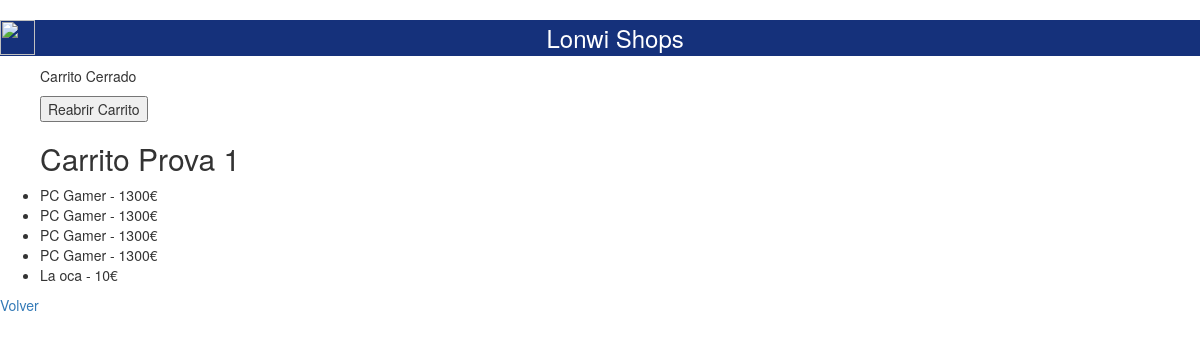
Page /carrito/1 on the committed database.
### store/models.py (models this page shows, shortened)
class Detall(models.Model):
    producte = models.ForeignKey(Product)
    carrito = models.ForeignKey(Carrito)
    quantitat = models.FloatField()

class Carrito(models.Model):
    nom = models.CharField(max_length=200,default=str(date.today()))
    obert = models.BooleanField(default=True)
    user = models.ForeignKey(User, blank=True, null=True)
    data = models.DateField(default=date.today())

class Product(models.Model):
    nom = models.CharField(max_length=32)
    description = models.TextField()
    price = models.IntegerField()
    category = models.ForeignKey(Category)

### store/views.py (the view)
# urls.py: url(r'^carrito/(?P<id>[0-9]+)$', views.carrito, name='carro'),
def carrito(request, id):
    template = loader.get_template('carrito.html')
    carro = Carrito.objects.get(id=id)
    context = {
        'detalls': Detall.objects.filter(carrito=carro)
    }
    return HttpResponse(template.render(context, request))

### templates/carrito.html
{% extends "base.html" %}
{% block content %}
<html>
<head>
</head>
<body>
<ul>
    {% for detall in detalls %}
	    {% if forloop.first %}
	    	{% if detall.carrito.obert == True%}
	    		<input type="button" class="boton" onclick="location.href='/cerrar';" value="Cerrar Carrito"/>
				{%else%}
				<p> Carrito Cerrado </p>
				<input type="button" class="boton" onclick="location.href='/reabrir/{{detall.carrito.id}}';" value="Reabrir Carrito"/>
			{%endif%}
        	<h2>Carrito {{detall.carrito.nom}}</h2>
    	{%endif%}
    <li>{{detall.producte.nom}} - {{detall.producte.price}}€</li>
	{% empty %}
    <li>No articles yet.</li>
	{% endfor %}
</ul>
	<p><a href="/listacarritos">Volver</a></p>
</body>
</html>
{% endblock %}

### templates/base.html (shortened to what this page needs)
<html>
<head>
{% block head %}
	<link rel="stylesheet" href="https://maxcdn.bootstrapcdn.com/bootstrap/3.3.7/css/bootstrap.min.css">
	<link rel="stylesheet" href="https://maxcdn.bootstrapcdn.com/bootstrap/3.3.7/css/bootstrap-theme.min.css">
{% endblock %}
</head>
<body>
{% block header %}
	<a href="/">
		<img class="logo" src="https://i.imgur.com/v2X92S3.jpg" />
	</a>
	<h1>Lonwi Shops </h1>
{% endblock %}
{% block content %}
{% endblock %}
</body>

### rows in the picture
Detall: carrito.nom "Prova 1", producte.nom "PC Gamer", producte.price "1300"
Detall: producte.nom "PC Gamer", producte.price "1300"
Detall: producte.nom "PC Gamer", producte.price "1300"
Detall: producte.nom "PC Gamer", producte.price "1300"
Detall: producte.nom "La oca", producte.price "10"
